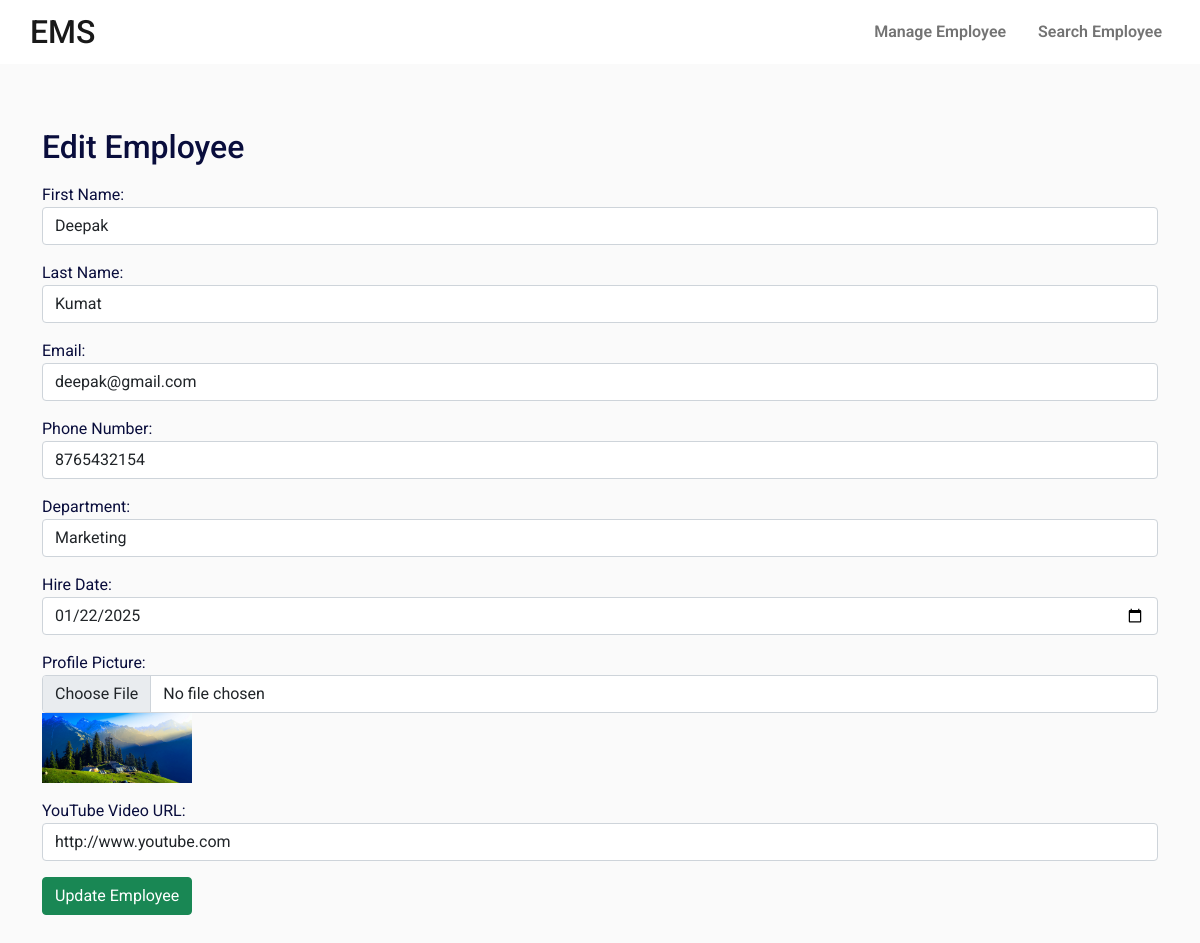
The app's page /edit-employee.php?emp_id=3 with its own data.
### tables this page shows
CREATE TABLE IF NOT EXISTS `employees` (
  `id` int NOT NULL AUTO_INCREMENT,
  `first_name` varchar(255) NOT NULL,
  `last_name` varchar(255) NOT NULL,
  `email` varchar(255) NOT NULL,
  `phone_number` varchar(255) NOT NULL,
  `department` varchar(255) NOT NULL,
  `hire_date` date NOT NULL,
  `profile_picture` varchar(255) NOT NULL,
  `youtube_video` varchar(255) NOT NULL,
  `created_at` timestamp NOT NULL DEFAULT CURRENT_TIMESTAMP,
  `updated_at` timestamp NOT NULL DEFAULT CURRENT_TIMESTAMP,
  PRIMARY KEY (`id`)
);

### edit-employee.php (the view, shortened to what this page needs)
<?php require('config/conn_db.php');
$sql = "SELECT * FROM employees WHERE `id` = '".trim($_GET['emp_id'])."'";
$query = mysqli_query( $conn, $sql );
$result_rows = mysqli_num_rows( $query );
 if ( $result_rows > 0 )  {
	$row = mysqli_fetch_assoc( $query );
?>
<!doctype html>
<html>
<head>
<link href="assets/vendor/font-awesome/css/font-awesome.min.css" rel="stylesheet" type="text/css">
<link href="assets/vendor/bootstrap5/css/bootstrap.min.css" rel="stylesheet">
<link href="assets/css/style.css" rel="stylesheet">
</head>
<body>
<?php include('header.php') ?>
<main>
  <section>
    <div class="my-5">
      <div class="container">
        <div class="row">
          <div class="col-lg-6">
            <h2>Edit Employee</h2>
          </div>
        </div>
        <div class="employee_form">
          <form action="update_form.php" method="post" enctype="multipart/form-data" id="employee_form">
            <div class="form-group">
              <label for="first_name">First Name:</label>
              <input type="text" id="first_name" name="first_name" required class="form-control" value="<?php echo $row['first_name'] ?>">
            </div>
            <div class="form-group">
              <label for="last_name">Last Name:</label>
              <input type="text" id="last_name" name="last_name" required class="form-control" value="<?php echo $row['last_name'] ?>">
            </div>
            <div class="form-group">
              <label for="email">Email:</label>
              <input type="email" id="email" name="email" required class="form-control" value="<?php echo $row['email'] ?>">
            </div>
            <div class="form-group">
              <label for="phone_number">Phone Number:</label>
              <input type="text" id="phone_number" name="phone_number" required class="form-control" maxlength="10" onkeypress="return event.charCode >= 48 &amp;&amp; event.charCode <= 57" pattern="[6-9]{1}[0-9]{9}" title="Mobile no must start with 6-9 and remaining 9 digit with 0-9" value="<?php echo $row['phone_number'] ?>">
            </div>
            <div class="form-group">
              <label for="department">Department:</label>
              <select id="department" name="department" required class="form-control">
                <option <?php if ( $row['department'] == 'Marketing') { echo 'selected';} ?>  value="Marketing">Marketing</option>
              </select>
            </div>
            <div class="form-group">
              <label for="hire_date">Hire Date:</label>
              <input type="date" id="hire_date" name="hire_date" required class="form-control" value="<?php echo $row['hire_date'] ?>">
            </div>
            <div class="form-group">
              <label for="profile_picture">Profile Picture:</label>
              <input type="file" id="profile_picture" name="profile_picture" accept="image/*" class="form-control">
				<img src="uploads/<?php echo $row['profile_picture'] ?>" alt="" width="150">
            </div>
            <div class="form-group">
              <label for="youtube_video">YouTube Video URL:</label>
              <input type="url" id="youtube_video" name="youtube_video" class="form-control" required placeholder="Please enter youtube url only " pattern="http(s?)(:\/\/)((www.)?)([youtube]+)(.com(/?))" value="<?php echo $row['youtube_video'] ?>">
            </div>
            <button type="submit" class="btn btn-success">Update Employee</button>
          </form>
        </div>
      </div>
    </div>
  </section>
</main>
</body>
<?php } ?>

### assets/css/style.css (style rules this page uses)
:root { --color1: #090d3c; --color2: #068d47; }
body { font-family: Roboto; color: var(--color1); background: #fafafa; }
main { padding: 1rem 0; }
.h1, .h2, .h3, .h4, .h5, .h6, h1, h2, h3, h4, h5, h6 { margin: 0; }
.employee_form { padding: 1rem 0; }
.employee_form .form-group { margin-bottom: 1rem; }

### records on screen
employees: first_name "Deepak", last_name "Kumat", email "deepak@gmail.com", phone_number "8765432154", department "Marketing", hire_date "01/22/2025", profile_picture (picture), youtube_video "http://www.youtube.com"
